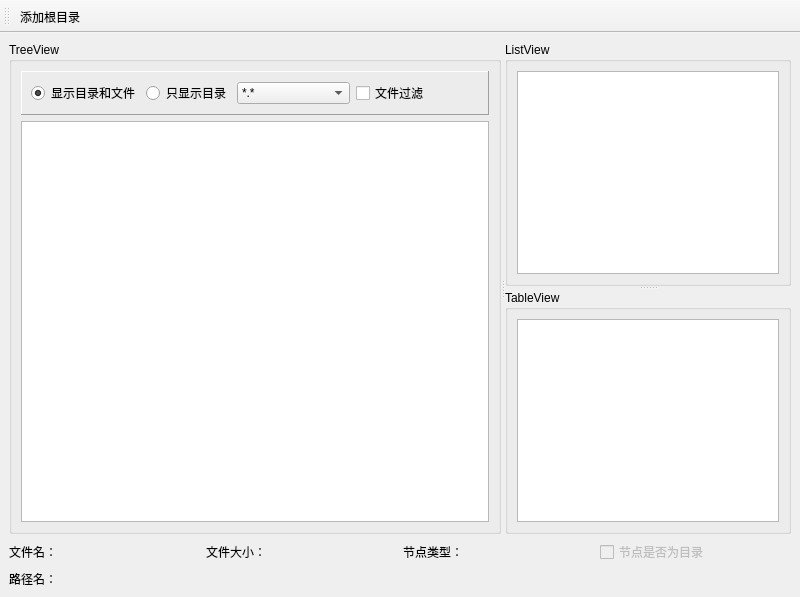
<?xml version="1.0" encoding="UTF-8"?>
<ui version="4.0">
 <class>MainWindow</class>
 <widget class="QMainWindow" name="MainWindow">
  <property name="geometry">
   <rect>
    <x>0</x>
    <y>0</y>
    <width>800</width>
    <height>597</height>
   </rect>
  </property>
  <property name="windowTitle">
   <string>MainWindow</string>
  </property>
  <widget class="QWidget" name="centralwidget">
   <layout class="QGridLayout" name="gridLayout">
    <item row="0" column="0">
     <widget class="QSplitter" name="splitter_2">
      <property name="sizePolicy">
       <sizepolicy hsizetype="Expanding" vsizetype="Expanding">
        <horstretch>0</horstretch>
        <verstretch>0</verstretch>
       </sizepolicy>
      </property>
      <property name="orientation">
       <enum>Qt::Horizontal</enum>
      </property>
      <widget class="QGroupBox" name="gBoxTreeView">
       <property name="title">
        <string>TreeView</string>
       </property>
       <layout class="QVBoxLayout" name="verticalLayout">
        <item>
         <widget class="QFrame" name="frame">
          <property name="frameShape">
           <enum>QFrame::Panel</enum>
          </property>
          <property name="frameShadow">
           <enum>QFrame::Raised</enum>
          </property>
          <layout class="QHBoxLayout" name="horizontalLayout_3">
           <item>
            <widget class="QRadioButton" name="radioShowALL">
             <property name="text">
              <string>显示目录和文件</string>
             </property>
             <property name="checked">
              <bool>true</bool>
             </property>
            </widget>
           </item>
           <item>
            <widget class="QRadioButton" name="radioShowDirOnly">
             <property name="text">
              <string>只显示目录</string>
             </property>
            </widget>
           </item>
           <item>
            <widget class="QComboBox" name="comboBoxFile">
             <item>
              <property name="text">
               <string>*.*</string>
              </property>
             </item>
             <item>
              <property name="text">
               <string>*.h;*.c;*.cpp;*.ui</string>
              </property>
             </item>
             <item>
              <property name="text">
               <string>*.txt</string>
              </property>
             </item>
            </widget>
           </item>
           <item>
            <widget class="QCheckBox" name="chkBoxFilter">
             <property name="text">
              <string>文件过滤</string>
             </property>
            </widget>
           </item>
           <item>
            <spacer name="horizontalSpacer">
             <property name="orientation">
              <enum>Qt::Horizontal</enum>
             </property>
             <property name="sizeHint" stdset="0">
              <size>
               <width>40</width>
               <height>20</height>
              </size>
             </property>
            </spacer>
           </item>
          </layout>
         </widget>
        </item>
        <item>
         <widget class="QTreeView" name="treeView"/>
        </item>
       </layout>
      </widget>
      <widget class="QSplitter" name="splitter">
       <property name="orientation">
        <enum>Qt::Vertical</enum>
       </property>
       <widget class="QGroupBox" name="gBoxListView">
        <property name="title">
         <string>ListView</string>
        </property>
        <layout class="QHBoxLayout" name="horizontalLayout">
         <item>
          <widget class="QListView" name="listView"/>
         </item>
        </layout>
       </widget>
       <widget class="QGroupBox" name="gBoxTableView">
        <property name="title">
         <string>TableView</string>
        </property>
        <layout class="QHBoxLayout" name="horizontalLayout_2">
         <item>
          <widget class="QTableView" name="tableView"/>
         </item>
        </layout>
       </widget>
      </widget>
     </widget>
    </item>
    <item row="1" column="0">
     <layout class="QHBoxLayout" name="horizontalLayout_4">
      <item>
       <widget class="QLabel" name="labFileName">
        <property name="text">
         <string>文件名：</string>
        </property>
       </widget>
      </item>
      <item>
       <widget class="QLabel" name="labFileSize">
        <property name="text">
         <string>文件大小：</string>
        </property>
       </widget>
      </item>
      <item>
       <widget class="QLabel" name="labFileType">
        <property name="text">
         <string>节点类型：</string>
        </property>
       </widget>
      </item>
      <item>
       <widget class="QCheckBox" name="chkIsDir">
        <property name="enabled">
         <bool>false</bool>
        </property>
        <property name="tabletTracking">
         <bool>false</bool>
        </property>
        <property name="acceptDrops">
         <bool>false</bool>
        </property>
        <property name="layoutDirection">
         <enum>Qt::LeftToRight</enum>
        </property>
        <property name="text">
         <string>节点是否为目录</string>
        </property>
        <property name="tristate">
         <bool>false</bool>
        </property>
       </widget>
      </item>
     </layout>
    </item>
    <item row="2" column="0">
     <widget class="QLabel" name="labFilePath">
      <property name="text">
       <string>路径名：</string>
      </property>
     </widget>
    </item>
   </layout>
  </widget>
  <widget class="QToolBar" name="toolBar">
   <property name="windowTitle">
    <string>toolBar</string>
   </property>
   <property name="toolButtonStyle">
    <enum>Qt::ToolButtonTextUnderIcon</enum>
   </property>
   <attribute name="toolBarArea">
    <enum>TopToolBarArea</enum>
   </attribute>
   <attribute name="toolBarBreak">
    <bool>false</bool>
   </attribute>
   <addaction name="actRoot"/>
  </widget>
  <action name="actRoot">
   <property name="icon">
    <iconset resource="icon.qrc">
     <normaloff>:/image/icon/root.png</normaloff>:/image/icon/root.png</iconset>
   </property>
   <property name="text">
    <string>添加根目录</string>
   </property>
   <property name="toolTip">
    <string>添加根目录</string>
   </property>
   <property name="shortcut">
    <string>Ctrl+R</string>
   </property>
   <property name="menuRole">
    <enum>QAction::NoRole</enum>
   </property>
  </action>
 </widget>
 <resources>
  <include location="icon.qrc"/>
 </resources>
 <connections/>
</ui>
